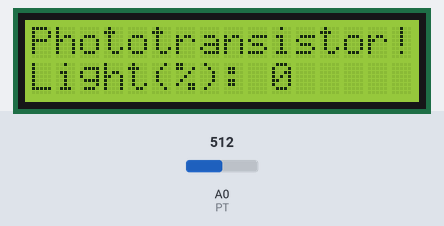
This sketch was run on a simulated Arduino Uno, built with avr-gcc and run on an emulated ATmega328P. On the bench: 16×2 character LCD. Inputs (shaded band) come from the test bench; at power-on: A0 (PT) = 512.

Above: at 1.2 s.
1.3 s: A0 (PT) set to 306
At 1.68 s:
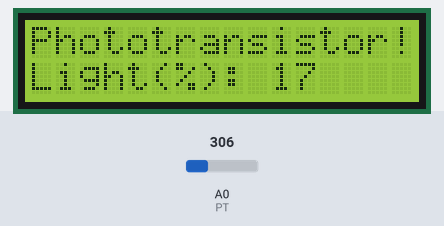
2.9 s: A0 (PT) set to 122
At 3.29 s:
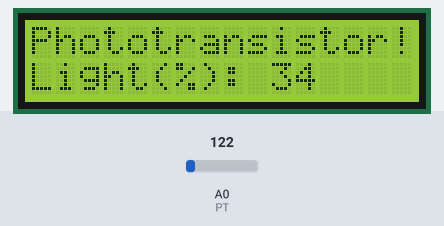
4.5 s: A0 (PT) set to 0
At 4.7 s:
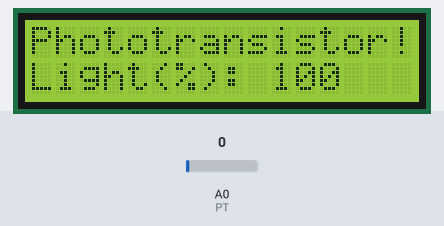
Timing chart, 0 to 7.5 s (numbered marks = the images above; inputs shaded):
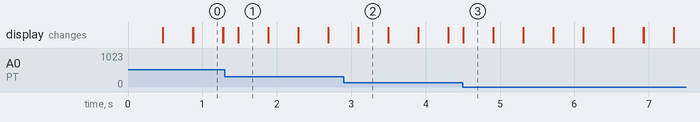

The sketch:

PhotoTransistorIMarked.ino
```cpp
//Used an Arduino UNO R3, 16 x 2 LCD, Potentiometer, Phototransistor, and basic electrical components such as wires and resistors.

#include <LiquidCrystal.h>

#define PT A0
//PT for PhotoTransistor

LiquidCrystal lcd(2, 4, 5, 6, 7, 8);
//               RS, E, 4, 5, 6, 7

void setup()
{
  pinMode(PT, INPUT);
  lcd.begin(16, 2);
  lcd.setCursor(0,0);
  lcd.print("Phototransistor!");
  lcd.setCursor(0, 1);
  lcd.print("Light(%): ");
  lcd.setCursor(10, 1);
  //Sets up the lcd to initialize unchangable text.
}

void loop()
{
  int value = analogRead(PT);
  int logVal = log(value - 12);
  //For whatever reason, given phototransistor took a max raw value of 13, so the logarithmic plotting has to account for that.
  logVal = map(logVal, 0, log(1023 - 12), 100, 0);
  //Maps the value along a curve.
  int mapped = constrain(logVal, 0, 100);
  //Constrains the logarithm to 0 - 100 %.
  lcd.setCursor(10, 1);
  lcd.print(logVal);
  delay(200);
  lcd.setCursor(10, 1);
  lcd.print("       ");
  //This last piece just helps me keep the readings clean.

}
```

Measured:
- after the input at 1.3 s, the display: changes after 0.18 s (image 1)
- after the input at 2.9 s, the display: first differs from a run without the input after 0.19 s (image 2)
- after the input at 4.5 s, the display: changes at once (image 3)
- what the display in image 0 shows lasts 0.4 s, from 0.9 s to 1.3 s
